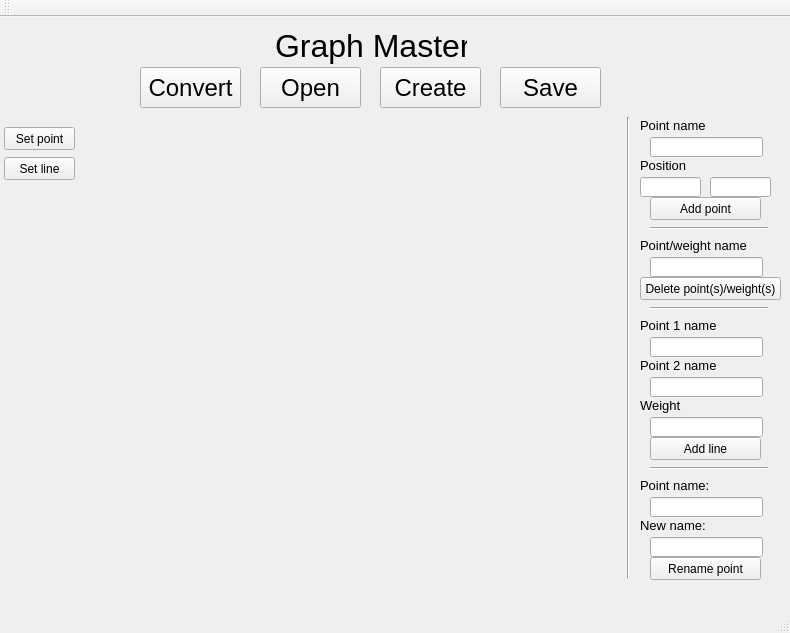
<?xml version="1.0" encoding="UTF-8"?>
<ui version="4.0">
 <class>MainWindow</class>
 <widget class="QMainWindow" name="MainWindow">
  <property name="geometry">
   <rect>
    <x>0</x>
    <y>0</y>
    <width>790</width>
    <height>633</height>
   </rect>
  </property>
  <property name="windowTitle">
   <string>MainWindow</string>
  </property>
  <widget class="QWidget" name="centralWidget">
   <widget class="QLabel" name="label">
    <property name="geometry">
     <rect>
      <x>275</x>
      <y>9</y>
      <width>192</width>
      <height>39</height>
     </rect>
    </property>
    <property name="font">
     <font>
      <pointsize>24</pointsize>
     </font>
    </property>
    <property name="text">
     <string>Graph Master</string>
    </property>
   </widget>
   <widget class="QPushButton" name="open_button">
    <property name="geometry">
     <rect>
      <x>140</x>
      <y>50</y>
      <width>101</width>
      <height>41</height>
     </rect>
    </property>
    <property name="font">
     <font>
      <pointsize>18</pointsize>
     </font>
    </property>
    <property name="text">
     <string>Convert</string>
    </property>
   </widget>
   <widget class="QPushButton" name="openGraph_button">
    <property name="geometry">
     <rect>
      <x>260</x>
      <y>50</y>
      <width>101</width>
      <height>41</height>
     </rect>
    </property>
    <property name="font">
     <font>
      <pointsize>18</pointsize>
     </font>
    </property>
    <property name="text">
     <string>Open</string>
    </property>
   </widget>
   <widget class="QPushButton" name="create_button">
    <property name="geometry">
     <rect>
      <x>380</x>
      <y>50</y>
      <width>101</width>
      <height>41</height>
     </rect>
    </property>
    <property name="font">
     <font>
      <pointsize>18</pointsize>
     </font>
    </property>
    <property name="text">
     <string>Create</string>
    </property>
   </widget>
   <widget class="QWidget" name="gridLayoutWidget">
    <property name="geometry">
     <rect>
      <x>80</x>
      <y>100</y>
      <width>541</width>
      <height>471</height>
     </rect>
    </property>
    <layout class="QGridLayout" name="gridLayout"/>
   </widget>
   <widget class="QPushButton" name="pushButton">
    <property name="geometry">
     <rect>
      <x>500</x>
      <y>50</y>
      <width>101</width>
      <height>41</height>
     </rect>
    </property>
    <property name="font">
     <font>
      <pointsize>18</pointsize>
     </font>
    </property>
    <property name="text">
     <string>Save</string>
    </property>
   </widget>
   <widget class="QLineEdit" name="pontName_input">
    <property name="enabled">
     <bool>true</bool>
    </property>
    <property name="geometry">
     <rect>
      <x>650</x>
      <y>120</y>
      <width>113</width>
      <height>20</height>
     </rect>
    </property>
   </widget>
   <widget class="QLabel" name="label_2">
    <property name="enabled">
     <bool>true</bool>
    </property>
    <property name="geometry">
     <rect>
      <x>640</x>
      <y>100</y>
      <width>81</width>
      <height>16</height>
     </rect>
    </property>
    <property name="font">
     <font>
      <pointsize>10</pointsize>
     </font>
    </property>
    <property name="text">
     <string>Point name</string>
    </property>
   </widget>
   <widget class="QPushButton" name="addPoint_button">
    <property name="enabled">
     <bool>true</bool>
    </property>
    <property name="geometry">
     <rect>
      <x>650</x>
      <y>180</y>
      <width>111</width>
      <height>23</height>
     </rect>
    </property>
    <property name="text">
     <string>Add point</string>
    </property>
   </widget>
   <widget class="Line" name="line">
    <property name="geometry">
     <rect>
      <x>620</x>
      <y>100</y>
      <width>16</width>
      <height>461</height>
     </rect>
    </property>
    <property name="orientation">
     <enum>Qt::Vertical</enum>
    </property>
   </widget>
   <widget class="QLabel" name="label_3">
    <property name="geometry">
     <rect>
      <x>640</x>
      <y>140</y>
      <width>71</width>
      <height>16</height>
     </rect>
    </property>
    <property name="font">
     <font>
      <pointsize>10</pointsize>
     </font>
    </property>
    <property name="text">
     <string>Position</string>
    </property>
   </widget>
   <widget class="QLineEdit" name="pointX_input">
    <property name="geometry">
     <rect>
      <x>640</x>
      <y>160</y>
      <width>61</width>
      <height>20</height>
     </rect>
    </property>
   </widget>
   <widget class="QLineEdit" name="pointY_input">
    <property name="geometry">
     <rect>
      <x>710</x>
      <y>160</y>
      <width>61</width>
      <height>20</height>
     </rect>
    </property>
   </widget>
   <widget class="Line" name="line_2">
    <property name="geometry">
     <rect>
      <x>650</x>
      <y>210</y>
      <width>118</width>
      <height>3</height>
     </rect>
    </property>
    <property name="orientation">
     <enum>Qt::Horizontal</enum>
    </property>
   </widget>
   <widget class="QLabel" name="label_4">
    <property name="geometry">
     <rect>
      <x>640</x>
      <y>220</y>
      <width>121</width>
      <height>16</height>
     </rect>
    </property>
    <property name="font">
     <font>
      <pointsize>10</pointsize>
     </font>
    </property>
    <property name="text">
     <string>Point/weight name</string>
    </property>
   </widget>
   <widget class="QLineEdit" name="pointNameDelete_input">
    <property name="geometry">
     <rect>
      <x>650</x>
      <y>240</y>
      <width>113</width>
      <height>20</height>
     </rect>
    </property>
   </widget>
   <widget class="QPushButton" name="deletePoint_button">
    <property name="geometry">
     <rect>
      <x>640</x>
      <y>260</y>
      <width>141</width>
      <height>23</height>
     </rect>
    </property>
    <property name="text">
     <string>Delete point(s)/weight(s)</string>
    </property>
   </widget>
   <widget class="Line" name="line_3">
    <property name="geometry">
     <rect>
      <x>650</x>
      <y>290</y>
      <width>118</width>
      <height>3</height>
     </rect>
    </property>
    <property name="orientation">
     <enum>Qt::Horizontal</enum>
    </property>
   </widget>
   <widget class="QLabel" name="label_5">
    <property name="geometry">
     <rect>
      <x>640</x>
      <y>300</y>
      <width>111</width>
      <height>16</height>
     </rect>
    </property>
    <property name="font">
     <font>
      <pointsize>10</pointsize>
     </font>
    </property>
    <property name="text">
     <string>Point 1 name</string>
    </property>
   </widget>
   <widget class="QLineEdit" name="linePoint_input1">
    <property name="geometry">
     <rect>
      <x>650</x>
      <y>320</y>
      <width>113</width>
      <height>20</height>
     </rect>
    </property>
   </widget>
   <widget class="QLineEdit" name="linePoint_input2">
    <property name="geometry">
     <rect>
      <x>650</x>
      <y>360</y>
      <width>113</width>
      <height>20</height>
     </rect>
    </property>
   </widget>
   <widget class="QLabel" name="label_6">
    <property name="geometry">
     <rect>
      <x>640</x>
      <y>340</y>
      <width>91</width>
      <height>16</height>
     </rect>
    </property>
    <property name="font">
     <font>
      <pointsize>10</pointsize>
     </font>
    </property>
    <property name="text">
     <string>Point 2 name</string>
    </property>
   </widget>
   <widget class="QLabel" name="label_7">
    <property name="geometry">
     <rect>
      <x>640</x>
      <y>380</y>
      <width>91</width>
      <height>16</height>
     </rect>
    </property>
    <property name="font">
     <font>
      <pointsize>10</pointsize>
     </font>
    </property>
    <property name="text">
     <string>Weight</string>
    </property>
   </widget>
   <widget class="QLineEdit" name="weight_input">
    <property name="geometry">
     <rect>
      <x>650</x>
      <y>400</y>
      <width>113</width>
      <height>20</height>
     </rect>
    </property>
   </widget>
   <widget class="QPushButton" name="addLine_button">
    <property name="geometry">
     <rect>
      <x>650</x>
      <y>420</y>
      <width>111</width>
      <height>23</height>
     </rect>
    </property>
    <property name="text">
     <string>Add line</string>
    </property>
   </widget>
   <widget class="QPushButton" name="autoSetPoint">
    <property name="geometry">
     <rect>
      <x>4</x>
      <y>110</y>
      <width>71</width>
      <height>23</height>
     </rect>
    </property>
    <property name="text">
     <string>Set point</string>
    </property>
   </widget>
   <widget class="QPushButton" name="autoSetLine">
    <property name="geometry">
     <rect>
      <x>4</x>
      <y>140</y>
      <width>71</width>
      <height>23</height>
     </rect>
    </property>
    <property name="text">
     <string>Set line</string>
    </property>
   </widget>
   <widget class="Line" name="line_4">
    <property name="geometry">
     <rect>
      <x>650</x>
      <y>450</y>
      <width>118</width>
      <height>3</height>
     </rect>
    </property>
    <property name="orientation">
     <enum>Qt::Horizontal</enum>
    </property>
   </widget>
   <widget class="QLineEdit" name="renamePoint_input">
    <property name="geometry">
     <rect>
      <x>650</x>
      <y>480</y>
      <width>113</width>
      <height>20</height>
     </rect>
    </property>
   </widget>
   <widget class="QLineEdit" name="renameNew_input">
    <property name="geometry">
     <rect>
      <x>650</x>
      <y>520</y>
      <width>113</width>
      <height>20</height>
     </rect>
    </property>
   </widget>
   <widget class="QLabel" name="label_8">
    <property name="geometry">
     <rect>
      <x>640</x>
      <y>460</y>
      <width>91</width>
      <height>16</height>
     </rect>
    </property>
    <property name="font">
     <font>
      <pointsize>10</pointsize>
     </font>
    </property>
    <property name="text">
     <string>Point name:</string>
    </property>
   </widget>
   <widget class="QLabel" name="label_9">
    <property name="geometry">
     <rect>
      <x>640</x>
      <y>500</y>
      <width>81</width>
      <height>16</height>
     </rect>
    </property>
    <property name="font">
     <font>
      <pointsize>10</pointsize>
     </font>
    </property>
    <property name="text">
     <string>New name:</string>
    </property>
   </widget>
   <widget class="QPushButton" name="renamePoint_button">
    <property name="geometry">
     <rect>
      <x>650</x>
      <y>540</y>
      <width>111</width>
      <height>23</height>
     </rect>
    </property>
    <property name="text">
     <string>Rename point</string>
    </property>
   </widget>
  </widget>
  <widget class="QMenuBar" name="menuBar">
   <property name="geometry">
    <rect>
     <x>0</x>
     <y>0</y>
     <width>790</width>
     <height>21</height>
    </rect>
   </property>
  </widget>
  <widget class="QToolBar" name="mainToolBar">
   <attribute name="toolBarArea">
    <enum>TopToolBarArea</enum>
   </attribute>
   <attribute name="toolBarBreak">
    <bool>false</bool>
   </attribute>
  </widget>
  <widget class="QStatusBar" name="statusBar"/>
 </widget>
 <layoutdefault spacing="6" margin="11"/>
 <resources/>
 <connections/>
</ui>
